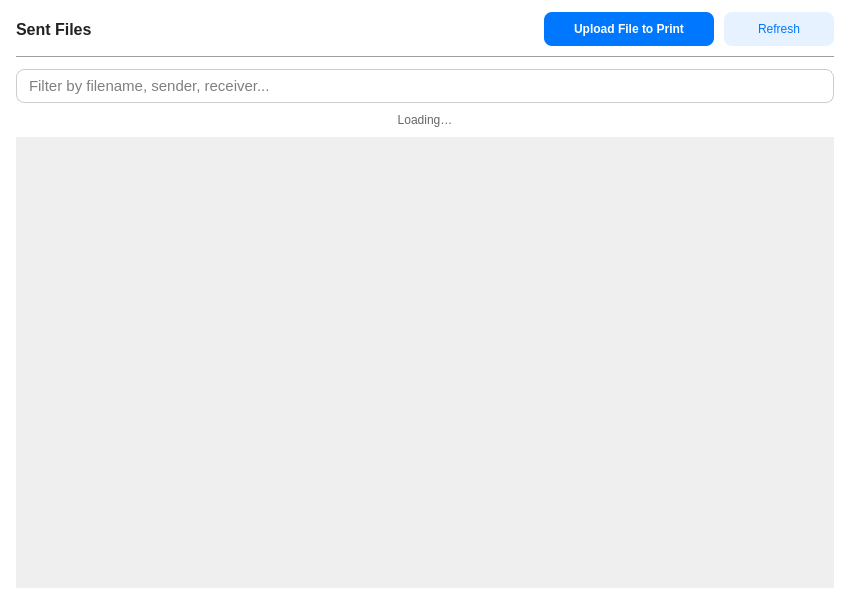
<?xml version="1.0" encoding="UTF-8"?>
<ui version="4.0">
 <class>SendedFilesWindow</class>
 <widget class="QMainWindow" name="SendedFilesWindow">
  <property name="geometry">
   <rect><x>0</x><y>0</y><width>850</width><height>600</height></rect>
  </property>
  <property name="windowTitle">
   <string>CloudDrop — Sent Files</string>
  </property>
  <property name="minimumSize">
   <size><width>680</width><height>500</height></size>
  </property>
  <widget class="QWidget" name="centralwidget">
   <property name="styleSheet">
    <string notr="true">
QWidget#centralwidget {
    background-color: white;
    font-family: "Segoe UI", Arial, sans-serif;
    font-size: 11pt;
}
QLabel#label_title {
    font-size: 16px;
    font-weight: bold;
    color: #222;
}
QLabel#label_subtitle {
    font-size: 11px;
    color: #666;
}
QLabel#label_status {
    font-size: 12px;
    color: #666;
}
QGroupBox#group_files {
    font-weight: bold;
    border: 1px solid #ccc;
    border-radius: 8px;
    margin-top: 8px;
    padding: 10px;
}
QGroupBox#group_files::title {
    subcontrol-origin: margin;
    left: 12px;
    padding: 0 6px;
    color: #0077ff;
}
QScrollArea {
    background: transparent;
    border: none;
}
QScrollBar:vertical {
    background: #f0f0f0;
    width: 8px;
    border-radius: 4px;
}
QScrollBar::handle:vertical {
    background: #0077ff;
    border-radius: 4px;
    min-height: 30px;
}
QScrollBar::add-line:vertical, QScrollBar::sub-line:vertical {
    height: 0;
}
QLineEdit#input_filter {
    border: 1px solid #ccc;
    border-radius: 8px;
    padding: 6px 10px;
    font-size: 11pt;
}
QScrollArea QFrame {
    background-color: #f8fbff;
    border: 1px solid #d0e3ff;
    border-radius: 10px;
}
QScrollArea QFrame:hover {
    background-color: #eef5ff;
    border: 1px solid #0077ff;
}
QScrollArea QPushButton {
    background-color: #0077ff;
    color: white;
    border: none;
    border-radius: 8px;
    padding: 6px 16px;
    font-size: 12px;
    font-weight: bold;
}
QScrollArea QPushButton:hover {
    background-color: #3399ff;
}
QScrollArea QPushButton:pressed {
    background-color: #0055cc;
}
QScrollArea QPushButton:disabled {
    background-color: #ccc;
    color: #888;
}
    </string>
   </property>
   <layout class="QVBoxLayout" name="main_layout">
    <property name="spacing"><number>10</number></property>
    <property name="leftMargin"><number>16</number></property>
    <property name="topMargin"><number>12</number></property>
    <property name="rightMargin"><number>16</number></property>
    <property name="bottomMargin"><number>12</number></property>
    <!-- ── Header row ─────────────────────────────── -->
    <item>
     <layout class="QHBoxLayout" name="header_layout">
      <item>
       <layout class="QVBoxLayout" name="title_col">
        <property name="spacing"><number>2</number></property>
        <item>
         <widget class="QLabel" name="label_title">
          <property name="text"><string>Sent Files</string></property>
         </widget>
        </item>

       </layout>
      </item>
      <item>
       <spacer name="header_spacer">
        <property name="orientation"><enum>Qt::Horizontal</enum></property>
        <property name="sizeHint" stdset="0"><size><width>40</width><height>20</height></size></property>
       </spacer>
      </item>
      <item>
       <widget class="QPushButton" name="btn_upload_print">
        <property name="text"><string>Upload File to Print</string></property>
        <property name="minimumSize"><size><width>170</width><height>34</height></size></property>
        <property name="cursor"><cursorShape>PointingHandCursor</cursorShape></property>
        <property name="styleSheet">
         <string notr="true">
QPushButton {
    background-color: #0077ff;
    color: white;
    border-radius: 8px;
    padding: 6px 16px;
    font-size: 12px;
    font-weight: bold;
}
QPushButton:hover {
    background-color: #3399ff;
}
QPushButton:pressed {
    background-color: #0055cc;
}
         </string>
        </property>
       </widget>
      </item>
      <item>
       <widget class="QPushButton" name="btn_refresh">
        <property name="text"><string>Refresh</string></property>
        <property name="minimumSize"><size><width>110</width><height>34</height></size></property>
        <property name="cursor"><cursorShape>PointingHandCursor</cursorShape></property>
        <property name="styleSheet">
         <string notr="true">
QPushButton {
    background-color: #e6f2ff;
    color: #0077ff;
    border-radius: 8px;
    padding: 6px 16px;
    font-size: 12px;
}
QPushButton:hover {
    background-color: #cce6ff;
}
         </string>
        </property>
       </widget>
      </item>
     </layout>
    </item>
    <!-- ── Separator ──────────────────────────────── -->
    <item>
     <widget class="QFrame" name="line_sep">
      <property name="frameShape"><enum>QFrame::HLine</enum></property>
      <property name="frameShadow"><enum>QFrame::Sunken</enum></property>
     </widget>
    </item>
    <!-- ── Filter ─────────────────────────────────── -->
    <item>
     <widget class="QLineEdit" name="input_filter">
      <property name="placeholderText"><string>Filter by filename, sender, receiver...</string></property>
     </widget>
    </item>
    <!-- ── Status label ───────────────────────────── -->
    <item>
     <widget class="QLabel" name="label_status">
      <property name="text"><string>Loading…</string></property>
      <property name="alignment"><set>Qt::AlignCenter</set></property>
     </widget>
    </item>
    <!-- ── Scroll area for file cards ─────────────── -->
    <item>
     <widget class="QScrollArea" name="scroll_area">
      <property name="widgetResizable"><bool>true</bool></property>
      <property name="horizontalScrollBarPolicy"><enum>Qt::ScrollBarAlwaysOff</enum></property>
      <property name="frameShape"><enum>QFrame::NoFrame</enum></property>
      <widget class="QWidget" name="scroll_content">
       <property name="geometry">
        <rect><x>0</x><y>0</y><width>818</width><height>400</height></rect>
       </property>
       <layout class="QVBoxLayout" name="cards_layout">
        <property name="spacing"><number>8</number></property>
        <property name="leftMargin"><number>2</number></property>
        <property name="rightMargin"><number>2</number></property>
        <item>
         <spacer name="cards_spacer">
          <property name="orientation"><enum>Qt::Vertical</enum></property>
          <property name="sizeHint" stdset="0"><size><width>20</width><height>40</height></size></property>
         </spacer>
        </item>
       </layout>
      </widget>
     </widget>
    </item>
   </layout>
  </widget>
 </widget>
 <resources/>
 <connections/>
</ui>
